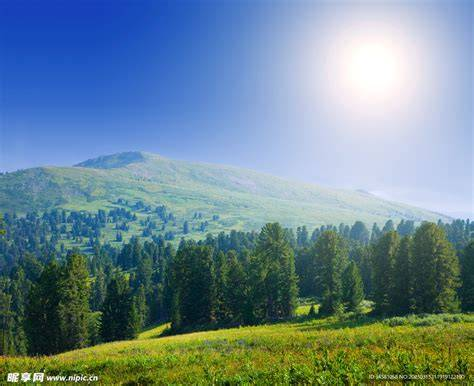
#> input picture python/deepLearning/1.jpg, 474 x 386 px
$ python code02.py
#> lines starting #> are read from the running program, lines starting #| are printed output that depends on the picture
# 导入OpenCV库
import cv2

# 读取图像：彩色模式（默认，flags=1可省略）、灰度模式（flags=0）
img_color = cv2.imread("1.jpg", flags=1)  # 彩色模式
#> img_color is the input picture: shape (386, 474, 3); mean B, G, R 146.5, 135.7, 109.1
img_gray = cv2.imread("1.jpg", flags=0)  # 灰度模式
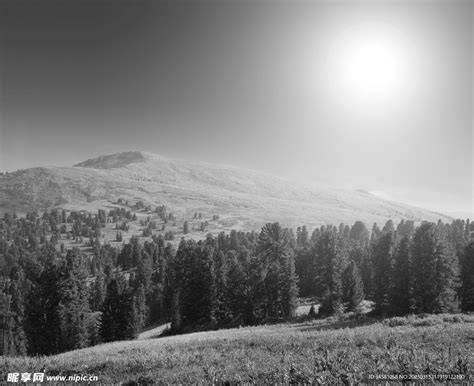
#> img_gray: shape (386, 474); min 0, max 255, mean 128.9

# 分别显示两个窗口，窗口名称区分明确
cv2.imshow("彩色原图", img_color)
cv2.imshow("灰度图", img_gray)

# 等待键盘输入，关闭所有窗口
cv2.waitKey(0)
cv2.destroyAllWindows()
